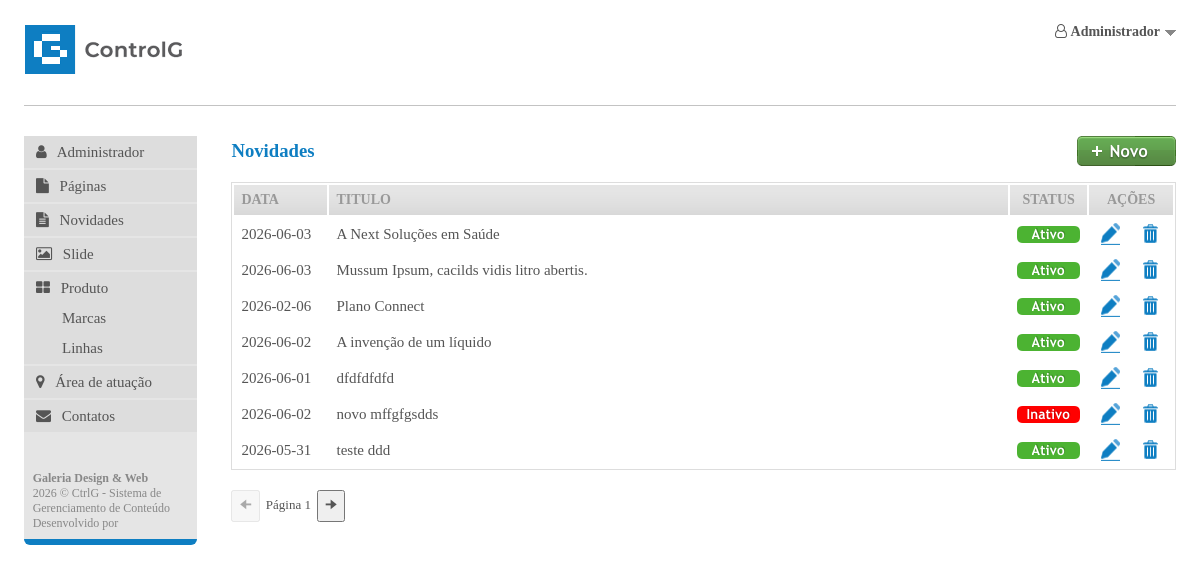
The app's page /controlg/painel/index.php?id=3 (signed in) with its own data.
### tables this page shows
CREATE TABLE `tb_noticias` (
  `id` int(5) NOT NULL,
  `titulo` varchar(100) NOT NULL,
  `foto` varchar(50) NOT NULL,
  `descricao` text NOT NULL,
  `data` varchar(12) NOT NULL,
  `status` int(2) NOT NULL
);

### controlg/painel/modulos/noticias/index.php (the view, shortened to what this page needs)
<a href="index.php?id=3.1" title="Novo">
	<img src="imgs/novo.png" class="btnovo" alt="Novo" />
</a>
<h3><?php echo $titulo; ?></h3>
<table id="minhaTabela">
	<thead>
		<tr>
			<th width="10%">DATA</th>
			<th width="73%">TITULO</th>
			<th width="8%" class="center">STATUS</th>
			<th width="9%" class="center">AÇÕES</th>
		</tr>
	</thead>
	<tbody id="corpoTabela">
		<?php
		include($_SERVER['DOCUMENT_ROOT'] . '/next/controlg/config/conecta.php');
		$sql = "SELECT * FROM tb_noticias ORDER BY id DESC";
		$cons = $conexao->query($sql) or die($conexao->error);
		while ($row = $cons->fetch_array()) {
			$idNoticia	= 	$row['id'];
			$titulo	=	$row['titulo'];
			$data	=	$row['data'];
			$status	=	$row['status'];
			if ($status > 0)
				$labelStatus = "<img src='imgs/fleg-ativo.png' class='center' />";
			else
				$labelStatus = "<img src='imgs/fleg-inativo.png' class='center' />";
			$btedita = "<a href='index.php?id=3.2&not=$idNoticia'><img src='imgs/btn-editar.png' title='Editar' alt='Editar' border='0' class='bt-editar btn-action' /></a>";
			$btexclui = "<a href='index.php?id=3.3&idCont=$idNoticia&titulo=$titulo&conf=0'><img  src='imgs/btn-excluir.png' alt='Excluir' title='Excluir' border='0' class='bt-excluir btn-action' /></a>";
			echo "<tr class='tupla'>";
			echo "<td width='10%' align='left'>$data</td>";
			echo "<td width='73%' align='left'>$titulo</td>";
			echo "<td width='8%' align='left'>$labelStatus</td>";
			echo "<td width='9%' align='left'>$btedita $btexclui</td>";
			echo "</tr>";
		}
		?>
	</tbody>
</table>
<nav class="box-paginacao">
	<button id="prev" onclick="mudarPagina(-1)">&#129032;</button>
	<span class="txtsimples" id="label">1</span>
	<button id="next" onclick="mudarPagina(1)">&#129034;</button>
</nav>

### controlg/painel/css/painel.estilos.css (style rules this page uses)
img { display: block; }
body { margin: 0; padding: 0; background-color: #fff; font-family: "Trebuchet MS", Tahoma; }
.btnovo { float: right; margin-bottom: 0px; border: 0; }
.bt-editar { width: 30px; height: 30px; float: left; }
.bt-excluir { width: 30px; height: 30px; float: right; }
h3 { color: #0e7ec2; padding: 0; margin: 0; margin-bottom: 20px; margin-top: 4px; }
.txtsimples { font-family: "Trebuchet MS", Tahoma; font-size: 13px; color: #555; text-decoration: none; padding: 0 2px; }
table { width: 100%; border: 1px solid #ddd; color: #666; font: normal 13px "Trebuchet MS", Tahoma; }
thead { background-image: url("../imgs/bg_topo_grid.png"); height: 30px; background-color: #e5e5e5; color: #999; font-size: 14px !important; margin-left: 6px; text-align: left; }
th { padding: 2px 7px; }
tr { padding: 20px 7px; }
tr.tupla { background-color: unset; color: #555; font-size: 15px !important; text-align: left; }
td { padding: 2px 7px; }
.box-paginacao { margin-top: 20px; text-align: left; color: #555; }
.box-paginacao button { padding: 3px 6px; color: #555; cursor: pointer; }
.center { text-align: center; margin: 0 auto; }

### records on screen
tb_noticias: data "2026-06-03", titulo "A Next Soluções em Saúde", status 1 (drawn)
tb_noticias: data "2026-06-03", titulo "Mussum Ipsum, cacilds vidis litro abertis.", status 1 (drawn)
tb_noticias: data "2026-02-06", titulo "Plano Connect", status 1 (drawn)
tb_noticias: data "2026-06-02", titulo "A invenção de um líquido", status 1 (drawn)
tb_noticias: data "2026-06-01", titulo "dfdfdfdfd", status 1 (drawn)
tb_noticias: data "2026-06-02", titulo "novo mffgfgsdds", status 0 (drawn)
tb_noticias: data "2026-05-31", titulo "teste ddd", status 1 (drawn)

### other values on screen
$_SESSION['nomeUsuarioLogado'] "Administrador"
$titulo "Novidades"
